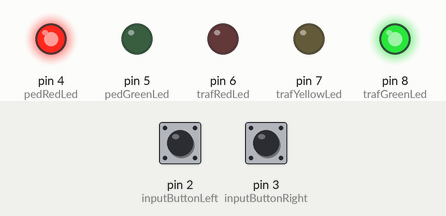
This sketch was run on a simulated Arduino Uno, built with avr-gcc and run on an emulated ATmega328P. Parts: output pins drawn as LEDs (lit = HIGH). Dashed ring = blinking. Inputs (shaded band) come from the test bench; at power-on: pin 2 (inputButtonLeft) LOW, pin 3 (inputButtonRight) LOW. What the sketch prints to the serial monitor is not drawn.

Above: at 1.2 s.
1.3 s: pin 2 (inputButtonLeft) pulled HIGH for 0.15 s
4.4 s: pin 3 (inputButtonRight) pulled HIGH for 0.15 s
At 4.4 s:
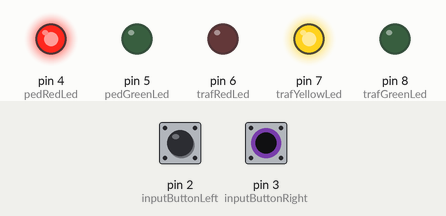
7.5 s: pin 2 (inputButtonLeft) pulled HIGH for 1 s
At 9.6 s:
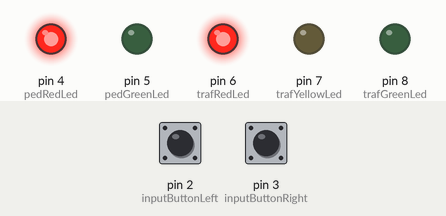
10.8 s: pin 3 (inputButtonRight) pulled HIGH for 1 s
At 14.6 s:
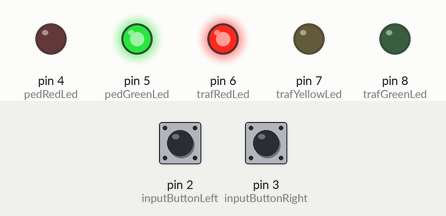
14.8 s: pin 2 (inputButtonLeft) driven HIGH and pin 3 (inputButtonRight) driven HIGH
17.8 s: pin 3 (inputButtonRight) driven LOW
At 18.2 s:
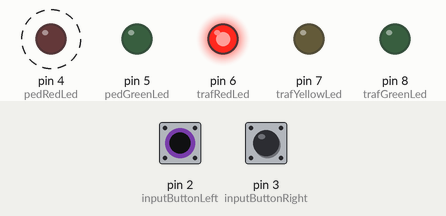
Timing chart, 0 to 21.8 s (numbered marks = the images above; inputs shaded):
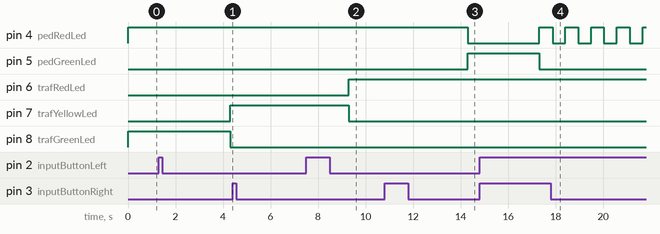

Measured:
- after the input at 1.3 s, pin 7 (trafYellowLed): LOW → HIGH after 3.0 s; pin 8 (trafGreenLed): HIGH → LOW after 3.0 s
- after the input at 4.4 s, every drawn part: stays the same
- by itself, pin 4 (pedRedLed): alternates HIGH for 0.54 s and LOW for 0.54 s

The sketch:

arduino-traffic-light.ino
```cpp
// ************ Description ************


// Name:        Elena Justo
// SID:         24429298
// Subject:     41099 Introduction to Mechatronics Engineering
// Assessment:  Assessment 1


// ************ Variables ************


// Component Variables
int inputButtonLeft = 2;
int inputButtonRight = 3;

int pedRedLed = 4;
int pedGreenLed = 5;

int trafRedLed = 6;
int trafYellowLed = 7;
int trafGreenLed = 8;

// Control Variables
bool sequenceStatus = false;
int stateNum = 1;
String buttonInput = "No button";  // Default to "No button"

int letterSecondA = 3;
int letterSecondB = 5;
int letterSecondC = 5;
int letterSecondD = 3;
int letterSecondE = 10;
int letterSecondF = 3;
int letterSecondG = 10;
int letterSecondH = 9;

String trafLedState = "GREEN"; // Starting state of traffic lights
String pedLedState = "RED";    // Starting state of pedestrian lights

unsigned long debounceDelay = 200; // Debounce delay in milliseconds

// Delay counter variables
unsigned long lastButtonPressTimeLeft = 0;
unsigned long lastButtonPressTimeRight = 0;

unsigned long previousPrintStatusTime = 0;

unsigned long sequenceStartTime = 0;  // to keep track of when the sequence started
int sequenceStep = 0;  // to keep track of where we are in the sequence

const unsigned long FLASH_INTERVAL = 500; // 500 milliseconds = 0.5 seconds
unsigned long lastPedFlashTime = 0;  // To track the last time the pedestrian light was toggled
bool pedRedLedState = false; // False means off, true means on

// ************ Program Functions ************


void buttonListener(int buttonPin, const char* message, unsigned long &lastButtonPressTime) {
    if (digitalRead(buttonPin) == HIGH && millis() - lastButtonPressTime >= debounceDelay) {
        if (buttonPin == inputButtonLeft) {
            buttonInput = "Left button";
        } else if (buttonPin == inputButtonRight) {
            buttonInput = "Right button";
        }

        // Only initiate sequence if sequenceStatus is false
        if (!sequenceStatus) {
            activateSequence();
        }

        printStatus();  // Print status immediately when a button is pressed

        lastButtonPressTime = millis();
    }
}

void printStatus() {
    unsigned long currentMillis = millis();

    if (currentMillis - previousPrintStatusTime >= 2000 || buttonInput != "No button") {  // Checking if a button was pressed or it's time to print
        Serial.print("Sequence active: "); Serial.print(sequenceStatus ? "Yes" : "No");
        Serial.print(" | Input: "); Serial.print(buttonInput);
        Serial.print(" | Current state number: "); Serial.print(stateNum);
        Serial.print(" | Traffic light status: "); Serial.print(trafLedState);
        Serial.print(" | Pedestrian light status: "); Serial.println(pedLedState);

        buttonInput = "No button";  // Reset the button input after printing
        previousPrintStatusTime = currentMillis;
    }
}

void executeState(int stateCurrent, int trafConfig, int pedConfig, int letterSeconds) {

  stateNum = stateCurrent; // Update state number

  trafficLightStateChanger(trafConfig); // Change traffic light

  pedLightStateChanger(pedConfig); // Change pedestrian light

  delay(letterSeconds); // Delay according to specified seconds
}


void trafficLightStateChanger(int lightToBeOn){
  if (lightToBeOn == trafRedLed){

    // Everything but red traffic LED is OFF
    digitalWrite(trafRedLed, HIGH);
    digitalWrite(trafYellowLed, LOW);
    digitalWrite(trafGreenLed, LOW);
    trafLedState = "RED";

  } else if (lightToBeOn == trafYellowLed) {

    // Everything but yellow traffic LED is OFF
    digitalWrite(trafRedLed, LOW);
    digitalWrite(trafYellowLed, HIGH);
    digitalWrite(trafGreenLed, LOW);
    trafLedState = "YELLOW";

  } else {

    // Everything but green traffic LED is OFF
    digitalWrite(trafRedLed, LOW);
    digitalWrite(trafYellowLed, LOW);
    digitalWrite(trafGreenLed, HIGH);
    trafLedState = "GREEN";

  };
}

void pedLightStateChanger(int lightToBeOn) {
  if (lightToBeOn == pedRedLed) {

    // Everything but red ped LED is OFF
    digitalWrite(pedRedLed, HIGH);
    digitalWrite(pedGreenLed, LOW);
    pedLedState = "RED";

  } else {

    // Everything but green ped LED is OFF
    digitalWrite(pedRedLed, LOW);
    digitalWrite(pedGreenLed, HIGH);
    pedLedState = "GREEN";

  };
}

void activateSequence() {
    sequenceStatus = true; // Set sequence as ongoing
    sequenceStartTime = millis();  // mark the start time of the sequence
    sequenceStep = 0;  // start with the first step
}

void checkAndAdvanceSequence() {
    if (sequenceStatus) {
        unsigned long elapsedTime = millis() - sequenceStartTime;

        switch (sequenceStep) {
            case 0:
                executeState(1, trafGreenLed, pedRedLed, 0);
                if (elapsedTime >= letterSecondA * 1000) {
                    sequenceStartTime = millis();
                    sequenceStep++;
                }
                break;

            case 1:
                executeState(2, trafYellowLed, pedRedLed, 0);
                if (elapsedTime >= letterSecondB * 1000) {
                    sequenceStartTime = millis();
                    sequenceStep++;
                }
                break;

            case 2:
                executeState(3, trafRedLed, pedRedLed, 0);
                if (elapsedTime >= letterSecondC * 1000) {
                    sequenceStartTime = millis();
                    sequenceStep++;
                }
                break;

            case 3:
                executeState(4, trafRedLed, pedGreenLed, 0);
                if (elapsedTime >= letterSecondD * 1000) {
                    sequenceStartTime = millis();
                    sequenceStep++;
                }
                break;

            case 4:
               digitalWrite(pedGreenLed, LOW);

                if (elapsedTime < letterSecondE * 1000) {  // While we're in the duration of letterSecondE
                    if (millis() - lastPedFlashTime >= FLASH_INTERVAL) {  // Check if it's time to toggle the LED
                        if (pedRedLedState) {
                            digitalWrite(pedRedLed, LOW);  // Turn off
                            pedRedLedState = false;
                            pedLedState = "FLASHING";  // Debugssss
                        } else {
                            digitalWrite(pedRedLed, HIGH); // Turn on
                            pedRedLedState = true;
                            pedLedState = "FLASHING";  // Debugssss
                        }
                        lastPedFlashTime = millis();  // Update the last toggle time
                    }
                } else {
                    sequenceStartTime = millis();
                    sequenceStep++;
                }
                break;

            case 5:
                executeState(6, trafRedLed, pedRedLed, 0);
                if (elapsedTime >= letterSecondG * 1000) {
                    sequenceStartTime = millis();
                    sequenceStep++;
                }
                break;

            case 6:
                executeState(7, trafGreenLed, pedRedLed, 0);
                if (elapsedTime >= letterSecondH * 1000) {
                    sequenceStatus = false;  // end the sequence
                }
                break;
        }
    }
}


// ************ Program Loops ************


void setup() {
  Serial.begin(9600);

  // Setting button pins to read
  pinMode(inputButtonLeft, INPUT);
  pinMode(inputButtonRight, INPUT);

  // Setting LED pins to output
  pinMode(pedRedLed, OUTPUT);
  pinMode(pedGreenLed, OUTPUT);

  pinMode(trafRedLed, OUTPUT);
  pinMode(trafYellowLed, OUTPUT);
  pinMode(trafGreenLed, OUTPUT);

  // Starting LED states
  trafficLightStateChanger(trafGreenLed);
  pedLightStateChanger(pedRedLed);
}

void loop() {
  // Listening for button presses
  buttonListener(inputButtonLeft, "Left button pressed!", lastButtonPressTimeLeft);
  buttonListener(inputButtonRight, "Right button pressed!", lastButtonPressTimeRight);

  checkAndAdvanceSequence();  // check if we need to advance in our sequence
  printStatus();  // Regular status print every 2 seconds
}
```
